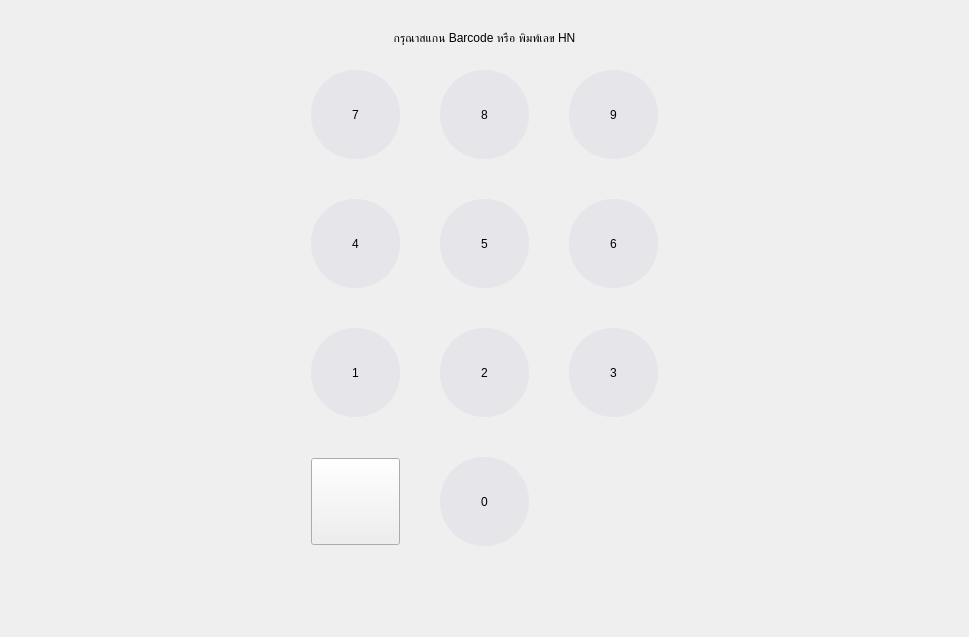
      <widget class="QWidget" name="HNpage">
       <layout class="QVBoxLayout" name="verticalLayout_10">
        <item>
         <layout class="QVBoxLayout" name="verticalLayout_9">
          <property name="spacing">
           <number>0</number>
          </property>
          <item>
           <spacer name="verticalSpacer_21">
            <property name="orientation">
             <enum>Qt::Vertical</enum>
            </property>
            <property name="sizeType">
             <enum>QSizePolicy::Minimum</enum>
            </property>
            <property name="sizeHint" stdset="0">
             <size>
              <width>20</width>
              <height>20</height>
             </size>
            </property>
           </spacer>
          </item>
          <item>
           <layout class="QHBoxLayout" name="horizontalLayout_17">
            <property name="spacing">
             <number>0</number>
            </property>
            <property name="bottomMargin">
             <number>0</number>
            </property>
            <item>
             <widget class="QLabel" name="barcodeInstructionLabel">
              <property name="sizePolicy">
               <sizepolicy hsizetype="Preferred" vsizetype="Minimum">
                <horstretch>0</horstretch>
                <verstretch>0</verstretch>
               </sizepolicy>
              </property>
              <property name="styleSheet">
               <string notr="true">font: 400 72pt &quot;JasmineUPC&quot;;</string>
              </property>
              <property name="text">
               <string>กรุณาสแกน Barcode หรือ พิมพ์เลข HN</string>
              </property>
              <property name="alignment">
               <set>Qt::AlignCenter</set>
              </property>
             </widget>
            </item>
           </layout>
          </item>
          <item>
           <layout class="QHBoxLayout" name="horizontalLayout_19">
            <property name="spacing">
             <number>21</number>
            </property>
            <property name="rightMargin">
             <number>0</number>
            </property>
            <property name="bottomMargin">
             <number>0</number>
            </property>
            <item>
             <spacer name="horizontalSpacer_44">
              <property name="orientation">
               <enum>Qt::Horizontal</enum>
              </property>
              <property name="sizeType">
               <enum>QSizePolicy::Minimum</enum>
              </property>
              <property name="sizeHint" stdset="0">
               <size>
                <width>30</width>
                <height>20</height>
               </size>
              </property>
             </spacer>
            </item>
            <item>
             <widget class="QLabel" name="HNnumberLabel">
              <property name="styleSheet">
               <string notr="true">font: 400 72pt &quot;JasmineUPC&quot;;</string>
              </property>
              <property name="text">
               <string/>
              </property>
              <property name="alignment">
               <set>Qt::AlignCenter</set>
              </property>
             </widget>
            </item>
            <item>
             <spacer name="horizontalSpacer_45">
              <property name="orientation">
               <enum>Qt::Horizontal</enum>
              </property>
              <property name="sizeType">
               <enum>QSizePolicy::Minimum</enum>
              </property>
              <property name="sizeHint" stdset="0">
               <size>
                <width>30</width>
                <height>20</height>
               </size>
              </property>
             </spacer>
            </item>
           </layout>
          </item>
          <item>
           <spacer name="verticalSpacer_23">
            <property name="orientation">
             <enum>Qt::Vertical</enum>
            </property>
            <property name="sizeType">
             <enum>QSizePolicy::Minimum</enum>
            </property>
            <property name="sizeHint" stdset="0">
             <size>
              <width>20</width>
              <height>5</height>
             </size>
            </property>
           </spacer>
          </item>
          <item>
           <layout class="QHBoxLayout" name="horizontalLayout_21">
            <item>
             <spacer name="horizontalSpacer_47">
              <property name="orientation">
               <enum>Qt::Horizontal</enum>
              </property>
              <property name="sizeType">
               <enum>QSizePolicy::Expanding</enum>
              </property>
              <property name="sizeHint" stdset="0">
               <size>
                <width>300</width>
                <height>20</height>
               </size>
              </property>
             </spacer>
            </item>
            <item>
             <layout class="QGridLayout" name="gridLayout_7">
              <property name="leftMargin">
               <number>0</number>
              </property>
              <property name="topMargin">
               <number>0</number>
              </property>
              <property name="rightMargin">
               <number>0</number>
              </property>
              <property name="spacing">
               <number>40</number>
              </property>
              <item row="2" column="2">
               <widget class="QPushButton" name="hn_3">
                <property name="sizePolicy">
                 <sizepolicy hsizetype="Minimum" vsizetype="Fixed">
                  <horstretch>0</horstretch>
                  <verstretch>0</verstretch>
                 </sizepolicy>
                </property>
                <property name="styleSheet">
                 <string notr="true">QPushButton { 
padding: 10px;
height :65px;
width: 65px;
font: 400 36pt &quot;JasmineUPC&quot;;
border: 2px solid #E5E5EA;
border-radius: 44px;
color: rgb(0, 0, 0);
background-color:  #E5E5EA ;
}

QPushButton:hover ,pressed{
	background-color:  #D1D1D6;
	border: 2px solid #D1D1D6;
}

</string>
                </property>
                <property name="text">
                 <string>3</string>
                </property>
               </widget>
              </item>
              <item row="3" column="2">
               <widget class="QPushButton" name="hn_confirm">
                <property name="styleSheet">
                 <string notr="true">QPushButton { 
padding: 10px;
height :65px;
width: 65px;

border-radius: 44px;
border-image: url(&quot;resources/image/check_released.png&quot;) 0 0 0 0;
}

QPushButton:hover ,pressed{
	border-image: url(&quot;resources/image/check_pressed.png&quot;) 0 0 0 0;
}
</string>
                </property>
                <property name="text">
                 <string/>
                </property>
               </widget>
              </item>
              <item row="2" column="1">
               <widget class="QPushButton" name="hn_2">
                <property name="sizePolicy">
                 <sizepolicy hsizetype="Minimum" vsizetype="Fixed">
                  <horstretch>0</horstretch>
                  <verstretch>0</verstretch>
                 </sizepolicy>
                </property>
                <property name="minimumSize">
                 <size>
                  <width>0</width>
                  <height>0</height>
                 </size>
                </property>
                <property name="baseSize">
                 <size>
                  <width>0</width>
                  <height>0</height>
                 </size>
                </property>
                <property name="layoutDirection">
                 <enum>Qt::LeftToRight</enum>
                </property>
                <property name="styleSheet">
                 <string notr="true">QPushButton { 
padding: 10px;
height :65px;
width: 65px;
font: 400 36pt &quot;JasmineUPC&quot;;
border: 2px solid #E5E5EA;
border-radius: 44px;
color: rgb(0, 0, 0);
background-color:  #E5E5EA ;
}

QPushButton:hover ,pressed{
	background-color:  #D1D1D6;
	border: 2px solid #D1D1D6;
}

</string>
                </property>
                <property name="text">
                 <string>2</string>
                </property>
                <property name="iconSize">
                 <size>
                  <width>20</width>
                  <height>20</height>
                 </size>
                </property>
               </widget>
              </item>
              <item row="2" column="0">
               <widget class="QPushButton" name="hn_1">
                <property name="sizePolicy">
                 <sizepolicy hsizetype="Minimum" vsizetype="Fixed">
                  <horstretch>0</horstretch>
                  <verstretch>0</verstretch>
                 </sizepolicy>
                </property>
                <property name="styleSheet">
                 <string notr="true">QPushButton { 
padding: 10px;
height :65px;
width: 65px;
font: 400 36pt &quot;JasmineUPC&quot;;
border: 2px solid #E5E5EA;
border-radius: 44px;
color: rgb(0, 0, 0);
background-color:  #E5E5EA ;
}

QPushButton:hover ,pressed{
	background-color:  #D1D1D6;
	border: 2px solid #D1D1D6;
}

</string>
                </property>
                <property name="text">
                 <string>1</string>
                </property>
               </widget>
              </item>
              <item row="1" column="1">
               <widget class="QPushButton" name="hn_5">
                <property name="styleSheet">
                 <string notr="true">QPushButton { 
padding: 10px;
height :65px;
width: 65px;
font: 400 36pt &quot;JasmineUPC&quot;;
border: 2px solid #E5E5EA;
border-radius: 44px;
color: rgb(0, 0, 0);
background-color:  #E5E5EA ;
}

QPushButton:hover ,pressed{
	background-color:  #D1D1D6;
	border: 2px solid #D1D1D6;
}

</string>
                </property>
                <property name="text">
                 <string>5</string>
                </property>
               </widget>
              </item>
              <item row="1" column="0">
               <widget class="QPushButton" name="hn_4">
                <property name="styleSheet">
                 <string notr="true">QPushButton { 
padding: 10px;
height :65px;
width: 65px;
font: 400 36pt &quot;JasmineUPC&quot;;
border: 2px solid #E5E5EA;
border-radius: 44px;
color: rgb(0, 0, 0);
background-color:  #E5E5EA ;
}

QPushButton:hover ,pressed{
	background-color:  #D1D1D6;
	border: 2px solid #D1D1D6;
}

</string>
                </property>
                <property name="text">
                 <string>4</string>
                </property>
               </widget>
              </item>
              <item row="3" column="1">
               <widget class="QPushButton" name="hn_0">
                <property name="styleSheet">
                 <string notr="true">QPushButton { 
padding: 10px;
height :65px;
width: 65px;
font: 400 36pt &quot;JasmineUPC&quot;;
border: 2px solid #E5E5EA;
border-radius: 44px;
color: rgb(0, 0, 0);
background-color:  #E5E5EA ;
}

QPushButton:hover ,pressed{
	background-color:  #D1D1D6;
	border: 2px solid #D1D1D6;
}

</string>
                </property>
                <property name="text">
                 <string>0</string>
                </property>
               </widget>
              </item>
              <item row="1" column="2">
               <widget class="QPushButton" name="hn_6">
                <property name="styleSheet">
                 <string notr="true">QPushButton { 
padding: 10px;
height :65px;
width: 65px;
font: 400 36pt &quot;JasmineUPC&quot;;
border: 2px solid #E5E5EA;
border-radius: 44px;
color: rgb(0, 0, 0);
background-color:  #E5E5EA ;
}

QPushButton:hover ,pressed{
	background-color:  #D1D1D6;
	border: 2px solid #D1D1D6;
}

</string>
                </property>
                <property name="text">
                 <string>6</string>
                </property>
               </widget>
              </item>
              <item row="3" column="0">
               <widget class="QPushButton" name="hn_delete">
                <property name="styleSheet">
                 <string notr="true">QPushButton { 
padding: 10px;
height :65px;
width: 65px;


border-image: url(&quot;resources/image/delete_released.png&quot;) 0 0 0 0;
}

QPushButton:hover ,pressed{
	border-image: url(&quot;resources/image/delete_pressed.png&quot;) 0 0 0 0;
	background-color:  #FFFFFF ;
}
</string>
                </property>
                <property name="text">
                 <string/>
                </property>
               </widget>
              </item>
              <item row="0" column="0">
               <widget class="QPushButton" name="hn_7">
                <property name="styleSheet">
                 <string notr="true">QPushButton { 
padding: 10px;
height :65px;
width: 65px;
font: 400 36pt &quot;JasmineUPC&quot;;
border: 2px solid #E5E5EA;
border-radius: 44px;
color: rgb(0, 0, 0);
background-color:  #E5E5EA ;
}

QPushButton:hover ,pressed{
	background-color:  #D1D1D6;
	border: 2px solid #D1D1D6;
}

</string>
                </property>
                <property name="text">
                 <string>7</string>
                </property>
               </widget>
              </item>
              <item row="0" column="1">
               <widget class="QPushButton" name="hn_8">
                <property name="styleSheet">
                 <string notr="true">QPushButton { 
padding: 10px;
height :65px;
width: 65px;
font: 400 36pt &quot;JasmineUPC&quot;;
border: 2px solid #E5E5EA;
border-radius: 44px;
color: rgb(0, 0, 0);
background-color:  #E5E5EA ;
}

QPushButton:hover ,pressed{
	background-color:  #D1D1D6;
	border: 2px solid #D1D1D6;
}

</string>
                </property>
                <property name="text">
                 <string>8</string>
                </property>
               </widget>
              </item>
              <item row="0" column="2">
               <widget class="QPushButton" name="hn_9">
                <property name="styleSheet">
                 <string notr="true">QPushButton { 
padding: 10px;
height :65px;
width: 65px;
font: 400 36pt &quot;JasmineUPC&quot;;
border: 2px solid #E5E5EA;
border-radius: 44px;
color: rgb(0, 0, 0);
background-color:  #E5E5EA ;
}

QPushButton:hover ,pressed{
	background-color:  #D1D1D6;
	border: 2px solid #D1D1D6;
}

</string>
                </property>
                <property name="text">
                 <string>9</string>
                </property>
               </widget>
              </item>
             </layout>
            </item>
            <item>
             <spacer name="horizontalSpacer_46">
              <property name="orientation">
               <enum>Qt::Horizontal</enum>
              </property>
              <property name="sizeType">
               <enum>QSizePolicy::Expanding</enum>
              </property>
              <property name="sizeHint" stdset="0">
               <size>
                <width>300</width>
                <height>20</height>
               </size>
              </property>
             </spacer>
            </item>
           </layout>
          </item>
          <item>
           <spacer name="verticalSpacer_22">
            <property name="orientation">
             <enum>Qt::Vertical</enum>
            </property>
            <property name="sizeType">
             <enum>QSizePolicy::Minimum</enum>
            </property>
            <property name="sizeHint" stdset="0">
             <size>
              <width>20</width>
              <height>80</height>
             </size>
            </property>
           </spacer>
          </item>
         </layout>
        </item>
       </layout>
      </widget>
